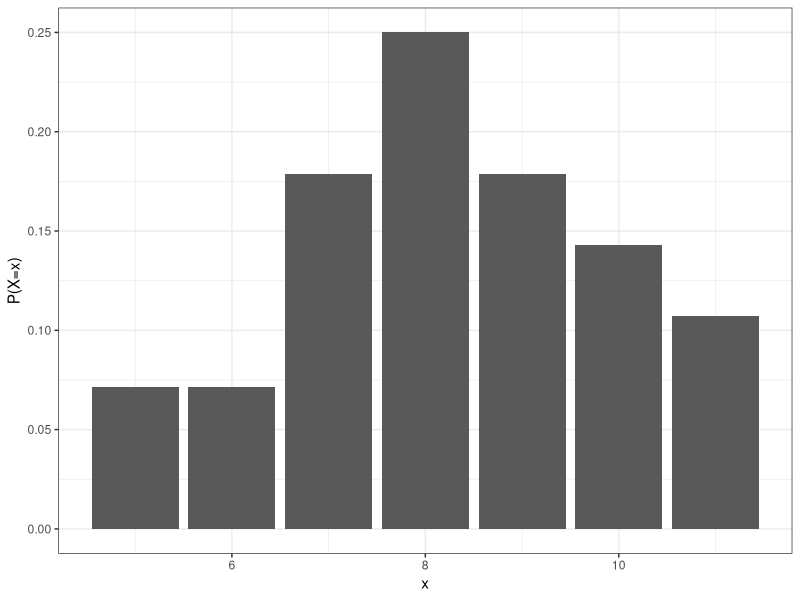
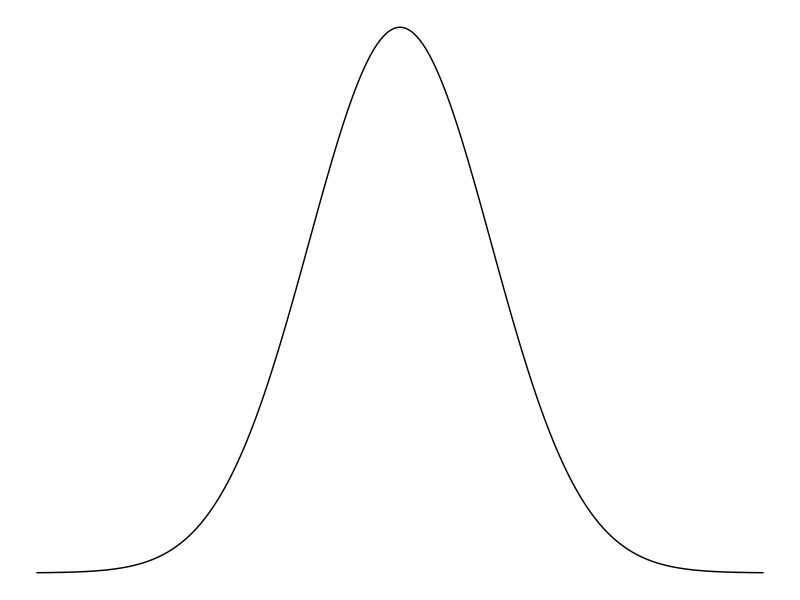
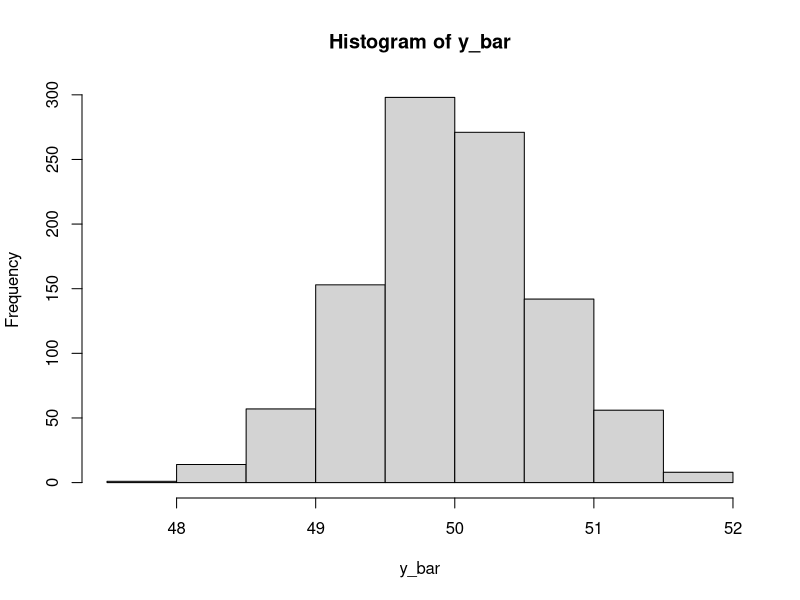

Write R code to recreate these figures, in order.
## ---- chunk 1
#| echo: false
#| eval: true

library(ggplot2)
x <- 5:11
tops <- c(2,2,5,7,5,4,3)/28
ggplot(mapping = aes(x = x, y = tops)) + 
  geom_col() + 
  labs(x = 'x', y = 'P(X=x)') + 
  theme_bw()
## ---- chunk 2
#| fig-align: center
#| echo: false
x <- seq(-4,4, l = 1000)
ggplot(mapping = aes(x = x,
                     y = dnorm(x))) + 
  geom_path() + 
  theme_void()
## ---- chunk 3
1-pnorm(0); pnorm(0)
## ---- chunk 4
pnorm(0.12) - pnorm(0)
## ---- chunk 5
pnorm(0.12) - pnorm(-0.12)
## ---- chunk 6
qnorm(p = (0.4846 + pnorm(0)))
## ---- chunk 7
qnorm(p = -(0.2257 - pnorm(0)))
## ---- chunk 8
qnorm(0.011, lower.tail = F)
## ---- chunk 9
qnorm(0.975, mean = 5, sd = 0.2)
## ---- chunk 10
set.seed(313)
y <- rnorm(n = 20, mean = 50, sd = sqrt(16))
head(y)
mean(y)
var(y)
sd(y)
## ---- chunk 11
many_samples <- replicate(n = 1000, rnorm(n = 20, mean = 50, sd = 3))
y_bar <- apply(many_samples, MARGIN = 2, mean)
hist(y_bar)
## ---- chunk 12
mean(y_bar)
var(y_bar)
sd(y_bar)
## ---- chunk 13
pnorm((40.1-40) / sqrt(4/50)) - pnorm((39.9-40) / sqrt(4/50))
## ---- chunk 14
pnorm(40.1, mean = 40, sd = sqrt(4/50)) - pnorm(39.9, mean = 40, sd = sqrt(4/50)) 
